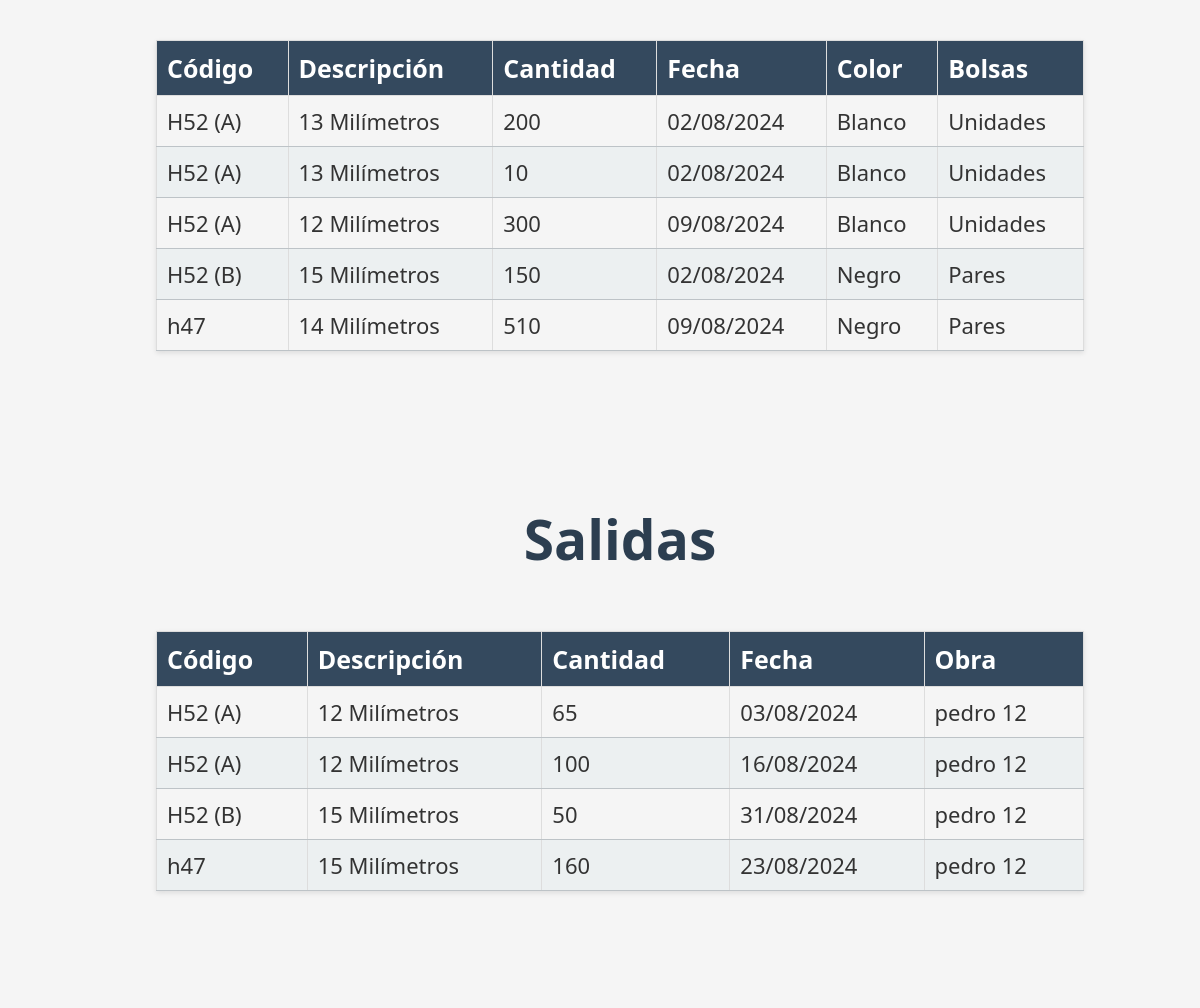
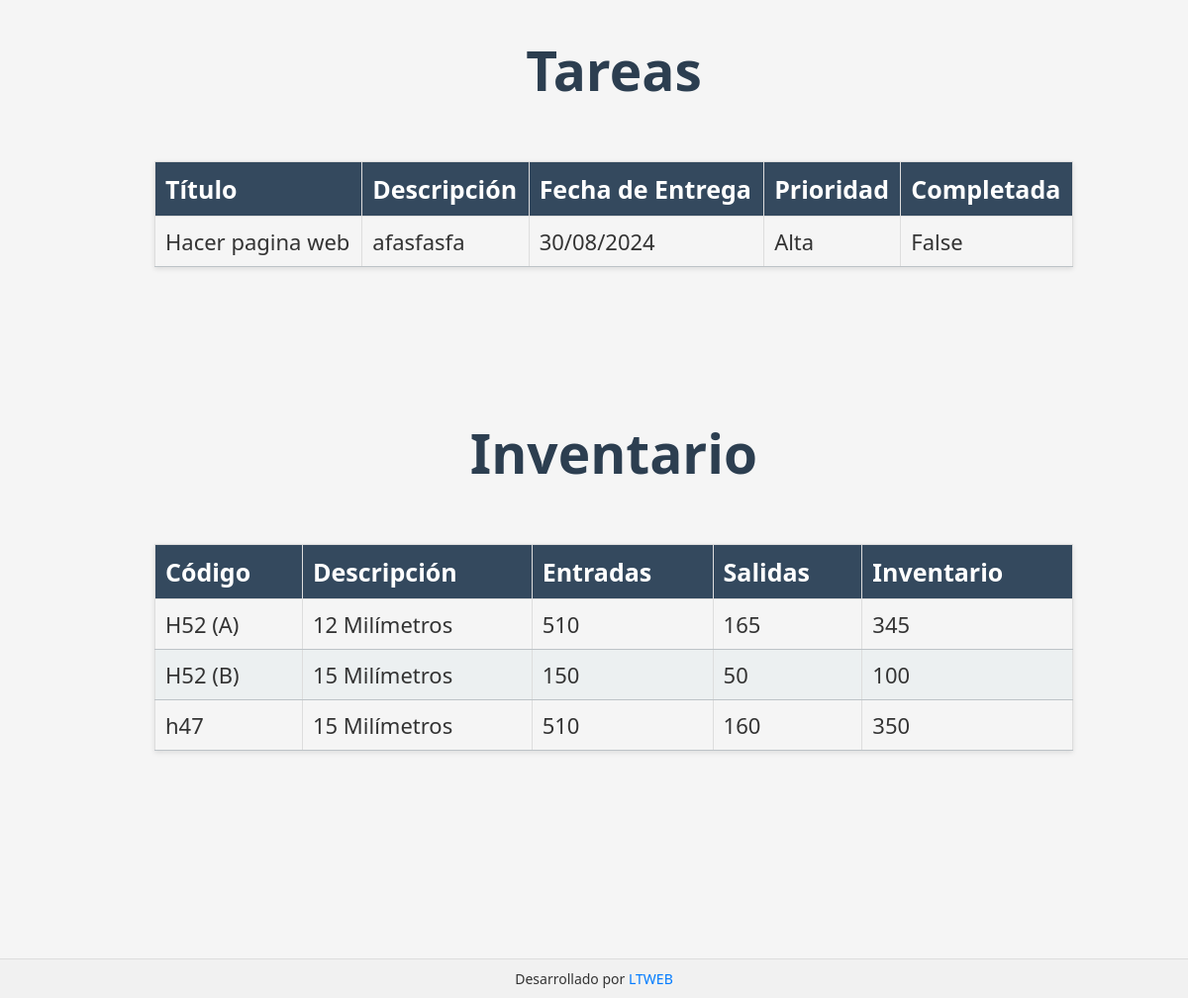
Before: /buscar/ (signed in, lower part) with the older database file (2 pictures, top to bottom).
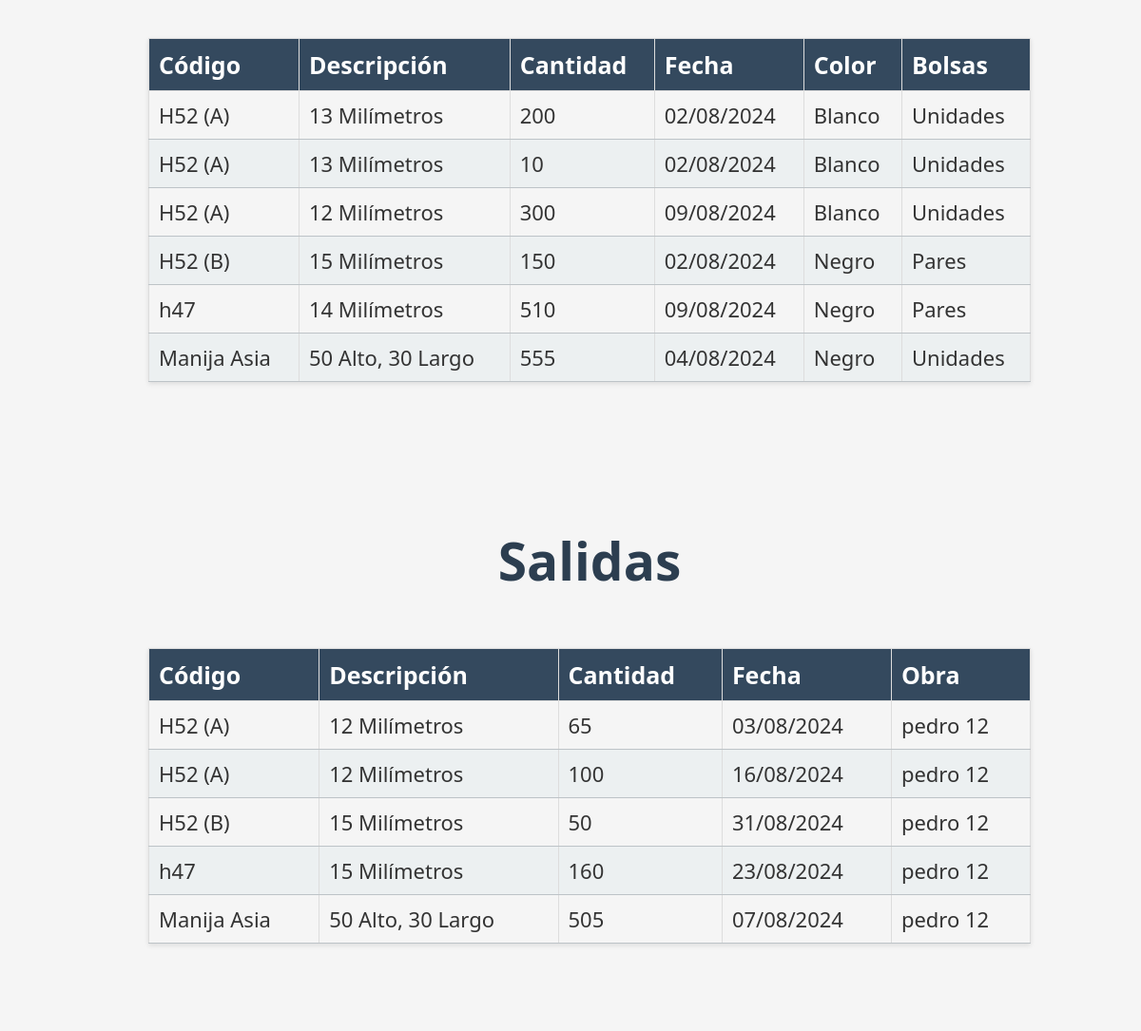
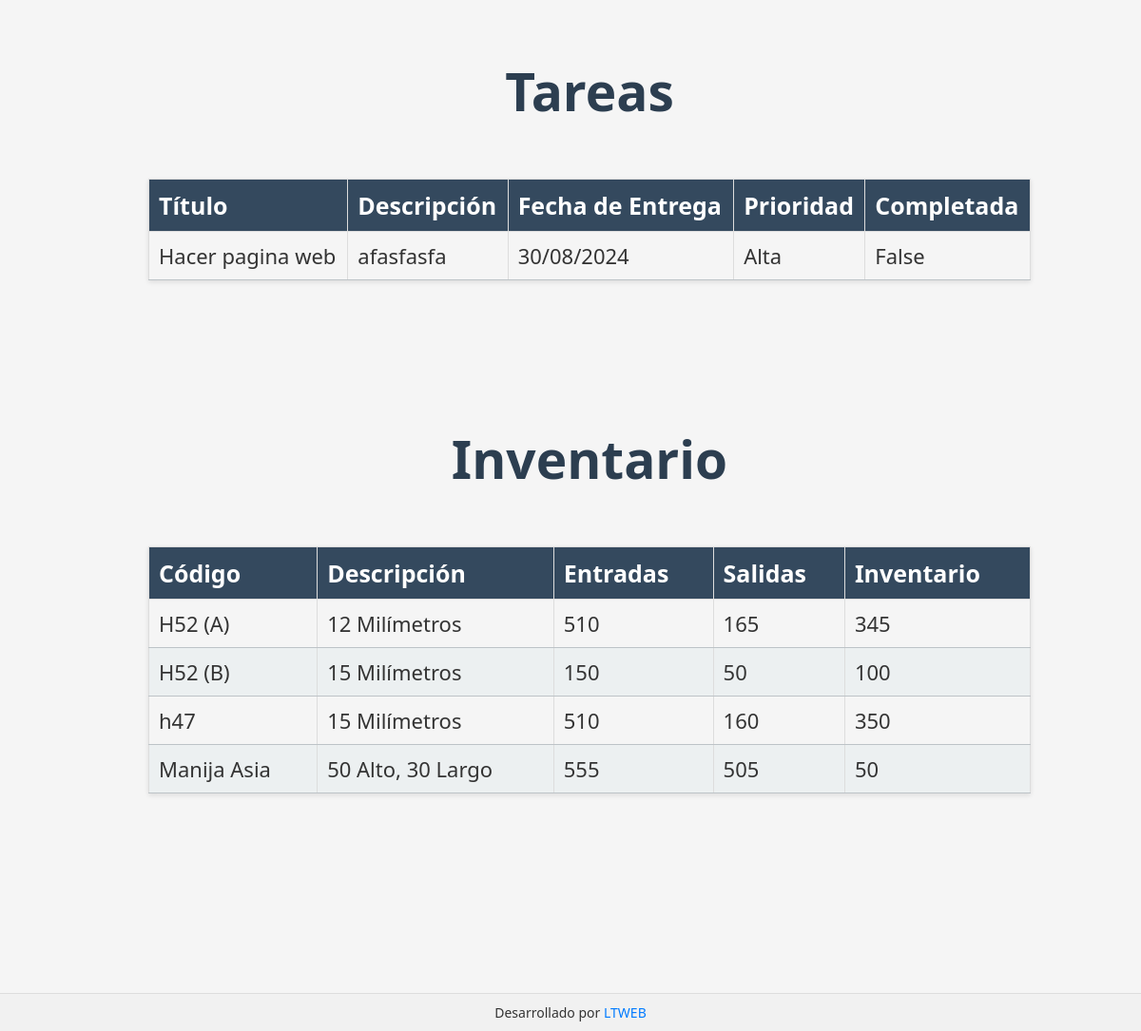
After: the same page with the newer database file (2 pictures, top to bottom).
### core/models.py (models this page shows, shortened)
class Entrada(models.Model):
    codigo = models.CharField(max_length=50)
    descripcion = models.TextField()
    cantidad = models.IntegerField()
    fecha = models.DateField()
    color = models.CharField(max_length=50)
    bolsas = models.CharField(max_length=50)  # Cambiado a texto

class Salida(models.Model):
    codigo = models.CharField(max_length=50)
    descripcion = models.TextField()
    cantidad = models.IntegerField()
    fecha = models.DateField()
    obra = models.CharField(max_length=100)

class Tarea(models.Model):
    titulo = models.CharField(max_length=100)
    descripcion = models.TextField()
    fecha_entrega = models.DateField()
    prioridad = models.CharField(max_length=50)
    completada = models.BooleanField(default=False)
    creado_por = models.ForeignKey(User, on_delete=models.CASCADE, related_name='tareas_creadas')
    asignada_a = models.ManyToManyField(User, related_name='tareas_asignadas')

class Inventario(models.Model):
    codigo = models.CharField(max_length=50, unique=True)
    descripcion = models.TextField()
    entradas = models.IntegerField(default=0)
    salidas = models.IntegerField(default=0)
    inventario = models.IntegerField(default=0)
    fecha = models.DateField(null=True, blank=True)  # Agregar campo fecha
    color = models.CharField(max_length=50, null=True, blank=True)  # Agregar campo color
    bolsas = models.CharField(max_length=50, null=True, blank=True)  # Agregar campo bolsas

### core/views.py (the view, shortened to what this page needs)
# urls.py: path('buscar/', buscar, name='buscar'),
@login_required
def buscar(request):
    query = request.GET.get('q')
    fecha_query = request.GET.get('fecha')
    cantidad_query = request.GET.get('cantidad')
    entradas = Entrada.objects.all()
    salidas = Salida.objects.all()
    tareas = Tarea.objects.all()
    inventarios = Inventario.objects.all()
    context = {
        'entradas': entradas,
        'salidas': salidas,
        'tareas': tareas,
        'inventarios': inventarios,
        'query': query,
        'fecha_query': fecha_query,
        'cantidad_query': cantidad_query,
    }
    return render(request, 'core/buscar.html', context)

### core/templates/core/buscar.html (shortened to what this page needs)
{% extends "base_generic.html" %}
{% block content %}
  <div class="container">
    <div class="section">
      <table>
        <thead>
          <tr>
            <th>Código</th>
            <th>Descripción</th>
            <th>Cantidad</th>
            <th>Fecha</th>
            <th>Color</th>
            <th>Bolsas</th>
          </tr>
        </thead>
        <tbody>
          {% for entrada in entradas %}
            <tr>
              <td>{{ entrada.codigo }}</td>
              <td>{{ entrada.descripcion }}</td>
              <td>{{ entrada.cantidad }}</td>
              <td>{{ entrada.fecha|date:"d/m/Y" }}</td>
              <td>{{ entrada.color }}</td>
              <td>{{ entrada.bolsas }}</td>
            </tr>
          {% endfor %}
        </tbody>
      </table>
    </div>
    <div class="section">
      <h3>Salidas</h3>
      <table>
        <thead>
          <tr>
            <th>Código</th>
            <th>Descripción</th>
            <th>Cantidad</th>
            <th>Fecha</th>
            <th>Obra</th>
          </tr>
        </thead>
        <tbody>
          {% for salida in salidas %}
            <tr>
              <td>{{ salida.codigo }}</td>
              <td>{{ salida.descripcion }}</td>
              <td>{{ salida.cantidad }}</td>
              <td>{{ salida.fecha|date:"d/m/Y" }}</td>
              <td>{{ salida.obra }}</td>
            </tr>
          {% endfor %}
        </tbody>
      </table>
    </div>
    <div class="section">
      <h3>Tareas</h3>
      <table>
        <thead>
          <tr>
            <th>Título</th>
            <th>Descripción</th>
            <th>Fecha de Entrega</th>
            <th>Prioridad</th>
            <th>Completada</th>
          </tr>
        </thead>
        <tbody>
          {% for tarea in tareas %}
            <tr>
              <td>{{ tarea.titulo }}</td>
              <td>{{ tarea.descripcion }}</td>
              <td>{{ tarea.fecha_entrega|date:"d/m/Y" }}</td>
              <td>{{ tarea.prioridad }}</td>
              <td>{{ tarea.completada }}</td>
            </tr>
          {% endfor %}
        </tbody>
      </table>
    </div>
    <div class="section">
      <h3>Inventario</h3>
      <table>
        <thead>
          <tr>
            <th>Código</th>
            <th>Descripción</th>
            <th>Entradas</th>
            <th>Salidas</th>
            <th>Inventario</th>
          </tr>
        </thead>
        <tbody>
          {% for inventario in inventarios %}
            <tr>
              <td>{{ inventario.codigo }}</td>
              <td>{{ inventario.descripcion }}</td>
              <td>{{ inventario.entradas }}</td>
              <td>{{ inventario.salidas }}</td>
              <td>{{ inventario.inventario }}</td>
            </tr>
          {% endfor %}
        </tbody>
      </table>
    </div>
  </div>
{% endblock %}

Changed rows visible on the page:
added Entrada: codigo "Manija Asia", descripcion "50 Alto, 30 Largo", cantidad "555", fecha "04/08/2024", color "Negro", bolsas "Unidades"
added Salida: codigo "Manija Asia", descripcion "50 Alto, 30 Largo", cantidad "505", fecha "07/08/2024", obra "pedro 12"
added Inventario: codigo "Manija Asia", descripcion "50 Alto, 30 Largo", entradas "555", salidas "505", inventario "50"
